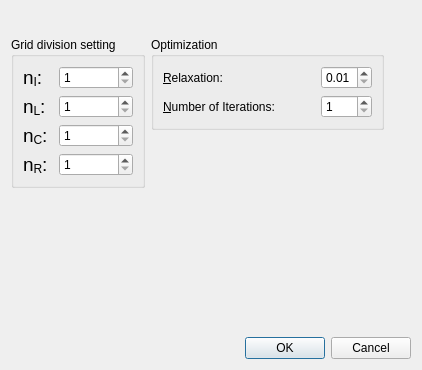
<?xml version="1.0" encoding="UTF-8"?>
<ui version="4.0">
 <class>GridCreatingConditionCompoundChannelSettingDialog</class>
 <widget class="QDialog" name="GridCreatingConditionCompoundChannelSettingDialog">
  <property name="geometry">
   <rect>
    <x>0</x>
    <y>0</y>
    <width>422</width>
    <height>370</height>
   </rect>
  </property>
  <property name="windowTitle">
   <string>Grid Creation</string>
  </property>
  <layout class="QVBoxLayout" name="verticalLayout_2">
   <item>
    <layout class="QHBoxLayout" name="horizontalLayout_7">
     <item>
      <widget class="QLabel" name="imageLabel">
       <property name="text">
        <string/>
       </property>
       <property name="pixmap">
        <pixmap resource="compoundchannel.qrc">:/libs/gridcreatingcondition/compoundchannel/images/imgGridCreationCompoundChannel.png</pixmap>
       </property>
      </widget>
     </item>
     <item>
      <spacer name="horizontalSpacer_2">
       <property name="orientation">
        <enum>Qt::Horizontal</enum>
       </property>
       <property name="sizeHint" stdset="0">
        <size>
         <width>40</width>
         <height>20</height>
        </size>
       </property>
      </spacer>
     </item>
    </layout>
   </item>
   <item>
    <layout class="QHBoxLayout" name="horizontalLayout">
     <item>
      <widget class="QGroupBox" name="groupBox">
       <property name="title">
        <string>Grid division setting</string>
       </property>
       <layout class="QGridLayout" name="gridLayout" columnstretch="0,1">
        <item row="0" column="0">
         <widget class="QLabel" name="nILabel">
          <property name="text">
           <string notr="true">&lt;!DOCTYPE HTML PUBLIC &quot;-//W3C//DTD HTML 4.0//EN&quot; &quot;http://www.w3.org/TR/REC-html40/strict.dtd&quot;&gt;
&lt;html&gt;&lt;head&gt;&lt;meta name=&quot;qrichtext&quot; content=&quot;1&quot; /&gt;&lt;style type=&quot;text/css&quot;&gt;
p, li { white-space: pre-wrap; }
&lt;/style&gt;&lt;/head&gt;&lt;body style=&quot; font-family:'MS UI Gothic'; font-size:9pt; font-weight:400; font-style:normal;&quot;&gt;
&lt;p style=&quot; margin-top:0px; margin-bottom:0px; margin-left:0px; margin-right:0px; -qt-block-indent:0; text-indent:0px;&quot;&gt;&lt;span style=&quot; font-size:14pt;&quot;&gt;n&lt;/span&gt;&lt;span style=&quot; font-size:14pt; vertical-align:sub;&quot;&gt;I&lt;/span&gt;&lt;span style=&quot; font-size:14pt;&quot;&gt;: &lt;/span&gt;&lt;/p&gt;&lt;/body&gt;&lt;/html&gt;</string>
          </property>
          <property name="buddy">
           <cstring>streamWiseSpinBox</cstring>
          </property>
         </widget>
        </item>
        <item row="0" column="1">
         <widget class="QSpinBox" name="streamWiseSpinBox">
          <property name="minimum">
           <number>1</number>
          </property>
          <property name="maximum">
           <number>99999</number>
          </property>
          <property name="value">
           <number>1</number>
          </property>
         </widget>
        </item>
        <item row="1" column="0">
         <widget class="QLabel" name="nLLabel">
          <property name="text">
           <string notr="true">&lt;!DOCTYPE HTML PUBLIC &quot;-//W3C//DTD HTML 4.0//EN&quot; &quot;http://www.w3.org/TR/REC-html40/strict.dtd&quot;&gt;
&lt;html&gt;&lt;head&gt;&lt;meta name=&quot;qrichtext&quot; content=&quot;1&quot; /&gt;&lt;style type=&quot;text/css&quot;&gt;
p, li { white-space: pre-wrap; }
&lt;/style&gt;&lt;/head&gt;&lt;body style=&quot; font-family:'MS UI Gothic'; font-size:9pt; font-weight:400; font-style:normal;&quot;&gt;
&lt;p style=&quot; margin-top:0px; margin-bottom:0px; margin-left:0px; margin-right:0px; -qt-block-indent:0; text-indent:0px;&quot;&gt;&lt;span style=&quot; font-size:14pt;&quot;&gt;n&lt;/span&gt;&lt;span style=&quot; font-size:14pt; vertical-align:sub;&quot;&gt;L&lt;/span&gt;&lt;span style=&quot; font-size:14pt;&quot;&gt;: &lt;/span&gt;&lt;/p&gt;&lt;/body&gt;&lt;/html&gt;</string>
          </property>
          <property name="buddy">
           <cstring>streamWiseSpinBox</cstring>
          </property>
         </widget>
        </item>
        <item row="1" column="1">
         <widget class="QSpinBox" name="leftSpinBox">
          <property name="minimum">
           <number>1</number>
          </property>
          <property name="maximum">
           <number>99999</number>
          </property>
         </widget>
        </item>
        <item row="2" column="0">
         <widget class="QLabel" name="nCLabel">
          <property name="text">
           <string notr="true">&lt;!DOCTYPE HTML PUBLIC &quot;-//W3C//DTD HTML 4.0//EN&quot; &quot;http://www.w3.org/TR/REC-html40/strict.dtd&quot;&gt;
&lt;html&gt;&lt;head&gt;&lt;meta name=&quot;qrichtext&quot; content=&quot;1&quot; /&gt;&lt;style type=&quot;text/css&quot;&gt;
p, li { white-space: pre-wrap; }
&lt;/style&gt;&lt;/head&gt;&lt;body style=&quot; font-family:'MS UI Gothic'; font-size:9pt; font-weight:400; font-style:normal;&quot;&gt;
&lt;p style=&quot; margin-top:0px; margin-bottom:0px; margin-left:0px; margin-right:0px; -qt-block-indent:0; text-indent:0px;&quot;&gt;&lt;span style=&quot; font-size:14pt;&quot;&gt;n&lt;/span&gt;&lt;span style=&quot; font-size:14pt; vertical-align:sub;&quot;&gt;C&lt;/span&gt;&lt;span style=&quot; font-size:14pt;&quot;&gt;: &lt;/span&gt;&lt;/p&gt;&lt;/body&gt;&lt;/html&gt;</string>
          </property>
          <property name="buddy">
           <cstring>streamWiseSpinBox</cstring>
          </property>
         </widget>
        </item>
        <item row="2" column="1">
         <widget class="QSpinBox" name="centerSpinBox">
          <property name="minimum">
           <number>1</number>
          </property>
          <property name="maximum">
           <number>99999</number>
          </property>
          <property name="value">
           <number>1</number>
          </property>
         </widget>
        </item>
        <item row="3" column="0">
         <widget class="QLabel" name="nRLabel">
          <property name="text">
           <string notr="true">&lt;!DOCTYPE HTML PUBLIC &quot;-//W3C//DTD HTML 4.0//EN&quot; &quot;http://www.w3.org/TR/REC-html40/strict.dtd&quot;&gt;
&lt;html&gt;&lt;head&gt;&lt;meta name=&quot;qrichtext&quot; content=&quot;1&quot; /&gt;&lt;style type=&quot;text/css&quot;&gt;
p, li { white-space: pre-wrap; }
&lt;/style&gt;&lt;/head&gt;&lt;body style=&quot; font-family:'MS UI Gothic'; font-size:9pt; font-weight:400; font-style:normal;&quot;&gt;
&lt;p style=&quot; margin-top:0px; margin-bottom:0px; margin-left:0px; margin-right:0px; -qt-block-indent:0; text-indent:0px;&quot;&gt;&lt;span style=&quot; font-size:14pt;&quot;&gt;n&lt;/span&gt;&lt;span style=&quot; font-size:14pt; vertical-align:sub;&quot;&gt;R&lt;/span&gt;&lt;span style=&quot; font-size:14pt;&quot;&gt;: &lt;/span&gt;&lt;/p&gt;&lt;/body&gt;&lt;/html&gt;</string>
          </property>
          <property name="buddy">
           <cstring>streamWiseSpinBox</cstring>
          </property>
         </widget>
        </item>
        <item row="3" column="1">
         <widget class="QSpinBox" name="rightSpinBox">
          <property name="minimum">
           <number>1</number>
          </property>
          <property name="maximum">
           <number>99999</number>
          </property>
          <property name="value">
           <number>1</number>
          </property>
         </widget>
        </item>
       </layout>
      </widget>
     </item>
     <item>
      <layout class="QVBoxLayout" name="verticalLayout">
       <item>
        <widget class="QGroupBox" name="optimizationGroupBox">
         <property name="title">
          <string>Optimization</string>
         </property>
         <layout class="QGridLayout" name="gridLayout_2">
          <item row="0" column="0">
           <layout class="QHBoxLayout" name="horizontalLayout_4">
            <item>
             <widget class="QLabel" name="relaxationLabel">
              <property name="text">
               <string>&amp;Relaxation:</string>
              </property>
              <property name="buddy">
               <cstring>relaxationSpinBox</cstring>
              </property>
             </widget>
            </item>
            <item>
             <widget class="TooltipLabel" name="relaxationHelpLabel">
              <property name="toolTip">
               <string>When grid shape looks divergent, please make this value smaller.</string>
              </property>
              <property name="text">
               <string/>
              </property>
              <property name="pixmap">
               <pixmap resource="../../guibase/guibase.qrc">:/libs/guibase/images/iconQuestion.png</pixmap>
              </property>
             </widget>
            </item>
            <item>
             <spacer name="relaxationSpacer">
              <property name="orientation">
               <enum>Qt::Horizontal</enum>
              </property>
              <property name="sizeHint" stdset="0">
               <size>
                <width>40</width>
                <height>20</height>
               </size>
              </property>
             </spacer>
            </item>
           </layout>
          </item>
          <item row="0" column="1">
           <widget class="QDoubleSpinBox" name="relaxationSpinBox">
            <property name="minimum">
             <double>0.010000000000000</double>
            </property>
            <property name="maximum">
             <double>1.000000000000000</double>
            </property>
            <property name="singleStep">
             <double>0.010000000000000</double>
            </property>
           </widget>
          </item>
          <item row="1" column="0">
           <layout class="QHBoxLayout" name="horizontalLayout_6">
            <item>
             <widget class="QLabel" name="iterationLabel">
              <property name="text">
               <string>&amp;Number of Iterations:</string>
              </property>
              <property name="buddy">
               <cstring>iterationSpinBox</cstring>
              </property>
             </widget>
            </item>
            <item>
             <widget class="TooltipLabel" name="iterationHelpLabel">
              <property name="toolTip">
               <string>When you feel the grid is not optimized enough, please try increasing this value.</string>
              </property>
              <property name="text">
               <string/>
              </property>
              <property name="pixmap">
               <pixmap resource="../../guibase/guibase.qrc">:/libs/guibase/images/iconQuestion.png</pixmap>
              </property>
             </widget>
            </item>
            <item>
             <spacer name="iterationSpacer">
              <property name="orientation">
               <enum>Qt::Horizontal</enum>
              </property>
              <property name="sizeHint" stdset="0">
               <size>
                <width>40</width>
                <height>20</height>
               </size>
              </property>
             </spacer>
            </item>
           </layout>
          </item>
          <item row="1" column="1">
           <widget class="QSpinBox" name="iterationSpinBox">
            <property name="minimum">
             <number>1</number>
            </property>
            <property name="maximum">
             <number>999</number>
            </property>
           </widget>
          </item>
         </layout>
        </widget>
       </item>
       <item>
        <spacer name="verticalSpacer">
         <property name="orientation">
          <enum>Qt::Vertical</enum>
         </property>
         <property name="sizeHint" stdset="0">
          <size>
           <width>20</width>
           <height>20</height>
          </size>
         </property>
        </spacer>
       </item>
      </layout>
     </item>
     <item>
      <spacer name="horizontalSpacer">
       <property name="orientation">
        <enum>Qt::Horizontal</enum>
       </property>
       <property name="sizeHint" stdset="0">
        <size>
         <width>40</width>
         <height>20</height>
        </size>
       </property>
      </spacer>
     </item>
    </layout>
   </item>
   <item>
    <spacer name="verticalSpacer_2">
     <property name="orientation">
      <enum>Qt::Vertical</enum>
     </property>
     <property name="sizeHint" stdset="0">
      <size>
       <width>20</width>
       <height>1</height>
      </size>
     </property>
    </spacer>
   </item>
   <item>
    <widget class="QDialogButtonBox" name="buttonBox">
     <property name="orientation">
      <enum>Qt::Horizontal</enum>
     </property>
     <property name="standardButtons">
      <set>QDialogButtonBox::Cancel|QDialogButtonBox::Ok</set>
     </property>
     <property name="centerButtons">
      <bool>false</bool>
     </property>
    </widget>
   </item>
  </layout>
 </widget>
 <customwidgets>
  <customwidget>
   <class>TooltipLabel</class>
   <extends>QLabel</extends>
   <header>guibase/tooltiplabel.h</header>
  </customwidget>
 </customwidgets>
 <tabstops>
  <tabstop>streamWiseSpinBox</tabstop>
  <tabstop>rightSpinBox</tabstop>
  <tabstop>centerSpinBox</tabstop>
  <tabstop>leftSpinBox</tabstop>
  <tabstop>buttonBox</tabstop>
 </tabstops>
 <resources>
  <include location="compoundchannel.qrc"/>
  <include location="../../guibase/guibase.qrc"/>
 </resources>
 <connections>
  <connection>
   <sender>buttonBox</sender>
   <signal>accepted()</signal>
   <receiver>GridCreatingConditionCompoundChannelSettingDialog</receiver>
   <slot>accept()</slot>
   <hints>
    <hint type="sourcelabel">
     <x>153</x>
     <y>274</y>
    </hint>
    <hint type="destinationlabel">
     <x>94</x>
     <y>285</y>
    </hint>
   </hints>
  </connection>
  <connection>
   <sender>buttonBox</sender>
   <signal>rejected()</signal>
   <receiver>GridCreatingConditionCompoundChannelSettingDialog</receiver>
   <slot>reject()</slot>
   <hints>
    <hint type="sourcelabel">
     <x>129</x>
     <y>275</y>
    </hint>
    <hint type="destinationlabel">
     <x>95</x>
     <y>270</y>
    </hint>
   </hints>
  </connection>
 </connections>
</ui>
